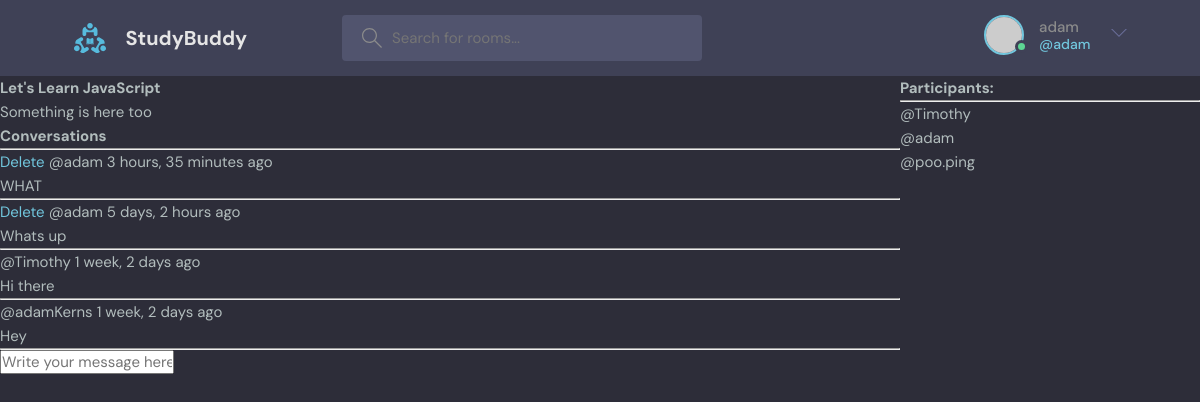
The page /room/5/ (signed in) on the database its author committed.
### base/models.py (models this page shows, shortened)
class Room(models.Model):
    host = models.ForeignKey(User, on_delete=models.SET_NULL, null=True)
    topic = models.ForeignKey(Topic, on_delete=models.SET_NULL, null=True)
    name = models.CharField(max_length=200)
    description = models.TextField(null=True, blank=True)
    participants = models.ManyToManyField(User, related_name='participants', blank=True)
    updated = models.DateTimeField(auto_now=True)
    created = models.DateTimeField(auto_now_add=True)
    class Meta:
        ordering = ['-updated', '-created']

class Message(models.Model):
    user = models.ForeignKey(User, on_delete=models.CASCADE)
    room = models.ForeignKey(Room, on_delete=models.CASCADE)
    body = models.TextField()
    updated = models.DateTimeField(auto_now=True)
    created = models.DateTimeField(auto_now_add=True)
    class Meta:
        ordering = ['-updated', '-created']

### base/views.py (the view)
# urls.py: path('room/<str:pk>/', views.room, name='room'),
def room(request, pk):
    room = Room.objects.get(id=pk)
    room_messages = room.message_set.all().order_by('-created')
    participants = room.participants.all()
    if request.method == 'POST':
        message = Message.objects.create(user=request.user, room=room, body=request.POST.get('body'))
        room.participants.add(request.user)
        return redirect('room', pk=room.id)
    context = {'room': room, 'room_messages': room_messages, 'participants': participants}
    return render(request, 'base/room.html', context)

### base/templates/base/room.html (shortened to what this page needs)
{% extends "main.html" %}
{% block content %}
<div class="room-container">
    <div>
        <h1>{{room.name}}</h1>
        <p>{{room.description}}</p>
        <div class="comment-wrapper">
            <h1>Conversations</h1>
            <hr>
            {%for message in room_messages%}
            <div>
                {% if request.user == message.user%}
                <a href="{% url 'delete-message' message.id%}">Delete</a>
                {%endif%}
                <small>@{{message.user}}   {{message.created|timesince}} ago</small>
                <p>{{message.body}}</p>
                <hr>
            </div>
            {%endfor%}
        </div>
        {% if request.user.is_authenticated %}
        <div class="comment-form">
            <form method="POST" action="">
                <input type="text" name="body" placeholder="Write your message here...">
            </form>
        </div>
        {% endif %}
    </div>
    <div>
        <h3>Participants:</h3>
        <hr>
        {% for user in participants %}
            <div>
                <p>@{{user.username}}</p>
            </div>
        {%endfor%}
    </div>
</div>
{% endblock content %}

### templates/navbar.html (shortened to what this page needs)
<!DOCTYPE html>
{% load static %}
<header class="header header--loggedIn">
    <div class="container">
      <a href="{% url 'home'%}" class="header__logo">
        <img src="{% static 'images/logo.svg' %}" />
        <h1>StudyBuddy</h1>
      </a>
      <form class="header__search" method="GET" action="{% url 'home' %}">
        <label>
          <input name="q" placeholder="Search for rooms..." />
        </label>
      </form>
      <nav class="header__menu">
        {%if request.user.is_authenticated%}
        <div class="header__user">
          <a href="profile.html">
            <div class="avatar avatar--medium active">
              <img src="https://randomuser.me/api/portraits/men/37.jpg" />
            </div>
            <p>{{request.user.username}} <span>@{{request.user.username}}</span></p>
          </a>
          <button class="dropdown-button">
            <svg version="1.1" xmlns="http://www.w3.org/2000/svg" width="32" height="32" viewBox="0 0 32 32">
              <title>chevron-down</title>
              <path d="M16 21l-13-13h-3l16 16 16-16h-3l-13 13z"></path>
            </svg>
          </button>
        </div>
        {% else %}
        <a href="{% url 'login'%}">
            <img src="{% url 'images/avatars.svg'%}">
            <p>Login</p>
        </a>
        {% endif %}
      </nav>
    </div>
  </header>

### static/styles/style.css (style rules this page uses)
:root { --color-main: #71c6dd; --color-main-light: #e1f6fb; --color-dark: #3f4156; --color-dark-medium: #51546e; --color-dark-light: #696d97; --color-light: #e5e5e5; --color-gray: #8b8b8b; --color-light-gray: #b2bdbd; --color-bg: #2d2d39; --color-success: #5dd693; --color-error: #fc4b0b; }
* { font-family: "DM Sans", -apple-system, BlinkMacSystemFont, "Segoe UI", Roboto, Oxygen, Ubuntu, Cantarell, "Open Sans", "Helvetica Neue", sans-serif; margin: 0; padding: 0; box-sizing: border-box; text-rendering: optimizeLegibility; font-size: inherit; }
html { font-size: 56.25%; }
@media only screen and (min-width: 1200px) { html { font-size: 62.5%; } }
body { line-height: 1.6; font-weight: 400; font-size: 1.5rem; color: var(--color-light-gray); background-color: var(--color-bg); min-height: 100vh; }
img { width: 100%; }
a { display: inline-block; color: var(--color-main); text-decoration: none; }
.container { max-width: 120rem; width: 90%; margin: auto; }
.avatar { position: relative; display: inline-block; border-radius: 50%; border: 2px solid var(--color-main); }
.avatar img { display: block; border-radius: 50%; object-fit: cover; object-position: center; }
.avatar::after { content: ""; display: block; position: absolute; background-color: var(--color-gray); z-index: 111; border-radius: 50%; border: 0.3rem solid var(--color-dark); }
.avatar.active::after { background-color: var(--color-success); }
.avatar.avatar--medium img { width: 3.6rem; height: 3.6rem; border-radius: 50%; }
.avatar.avatar--medium:after { width: 0.7rem; height: 0.7rem; bottom: 0px; right: -6px; }
.header { padding: 1.5rem; background-color: var(--color-dark); }
.header > .container { display: flex; gap: 9.5rem; }
.header__logo, .header__user { display: flex; gap: 2rem; align-items: center; }
.header__logo > img { height: 3.2rem; width: 3.2rem; }
.header__logo > h1 { font-weight: 700; font-size: 2rem; color: var(--color-light); }
.header__search > label { background-color: var(--color-dark-medium); padding: 1.3rem 1rem; display: flex; align-items: center; gap: 1rem; border-radius: 4px; }
.header__search svg { fill: var(--color-gray); width: 2rem; height: 2rem; margin-left: 1rem; }
.header__search input { width: 30rem; background: transparent; border: none; outline: none; color: var(--color-light); }
.header__menu { margin-left: auto; position: relative; }
.header__menu a { display: flex; gap: 1.5rem; align-items: center; font-weight: 500; text-decoration: none; color: var(--color-gray); }
.header__menu img { height: 3.6rem; }
.header__menu p { line-height: 1.2; }
.header__menu span { color: var(--color-main); font-weight: 500; font-size: 1.4rem; display: block; }
.header__menu svg { width: 1.6rem; height: 1.6rem; fill: var(--color-dark-light); }
.dropdown-button { background: transparent; border: 0; outline: 0; cursor: pointer; }

### base/templates/base/room.html (style rules this page uses)
.room-container { display: grid; grid-template-columns: 3fr 1fr; }

### rows shown on the page
Room: name "Let's Learn JavaScript", description "Something is here too"
Message: shows "Delete", user "adam", created "3 hours, 35 minutes", body "WHAT"
Message: shows "Delete", user "adam", created "5 days, 2 hours", body "Whats up"
Message: user "Timothy", created "1 week, 2 days", body "Hi there"
Message: user "adamKerns", created "1 week, 2 days", body "Hey"

### other values the page prints
{{ request.user.username }} "adam"
{{ user.username }} "Timothy"
{{ user.username }} "adam"
{{ user.username }} "poo.ping"
